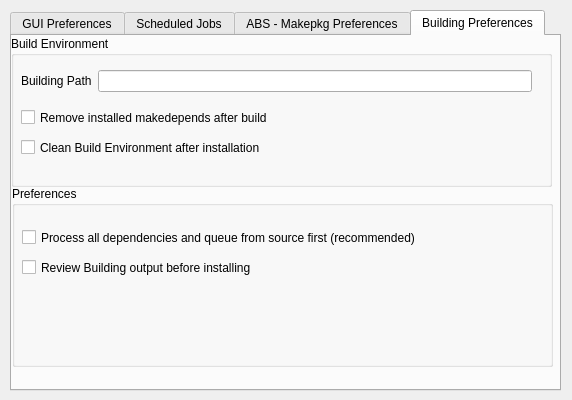
<ui version="4.0" >
 <class>Dialog</class>
 <widget class="QDialog" name="Dialog" >
  <property name="geometry" >
   <rect>
    <x>0</x>
    <y>0</y>
    <width>572</width>
    <height>400</height>
   </rect>
  </property>
  <property name="windowTitle" >
   <string>Dialog</string>
  </property>
  <widget class="QTabWidget" name="tabWidget" >
   <property name="geometry" >
    <rect>
     <x>10</x>
     <y>10</y>
     <width>551</width>
     <height>381</height>
    </rect>
   </property>
   <property name="currentIndex" >
    <number>3</number>
   </property>
   <widget class="QWidget" name="tab" >
    <attribute name="title" >
     <string>GUI Preferences</string>
    </attribute>
    <widget class="QGroupBox" name="groupBox" >
     <property name="geometry" >
      <rect>
       <x>0</x>
       <y>0</y>
       <width>541</width>
       <height>171</height>
      </rect>
     </property>
     <property name="title" >
      <string>Favourite Actions</string>
     </property>
     <property name="alignment" >
      <set>Qt::AlignLeading</set>
     </property>
     <widget class="QLabel" name="label" >
      <property name="geometry" >
       <rect>
        <x>10</x>
        <y>30</y>
        <width>181</width>
        <height>21</height>
       </rect>
      </property>
      <property name="text" >
       <string>When Upgrading System:</string>
      </property>
     </widget>
     <widget class="Line" name="line" >
      <property name="geometry" >
       <rect>
        <x>7</x>
        <y>90</y>
        <width>521</width>
        <height>20</height>
       </rect>
      </property>
      <property name="orientation" >
       <enum>Qt::Horizontal</enum>
      </property>
     </widget>
     <widget class="QLabel" name="label_2" >
      <property name="geometry" >
       <rect>
        <x>10</x>
        <y>110</y>
        <width>211</width>
        <height>18</height>
       </rect>
      </property>
      <property name="text" >
       <string>When Processing Queue</string>
      </property>
     </widget>
     <widget class="QCheckBox" name="checkBox" >
      <property name="geometry" >
       <rect>
        <x>30</x>
        <y>130</y>
        <width>311</width>
        <height>23</height>
       </rect>
      </property>
      <property name="text" >
       <string>Keep application running in System Tray only</string>
      </property>
     </widget>
     <widget class="QWidget" name="layoutWidget" >
      <property name="geometry" >
       <rect>
        <x>10</x>
        <y>60</y>
        <width>521</width>
        <height>27</height>
       </rect>
      </property>
      <layout class="QHBoxLayout" >
       <item>
        <widget class="QRadioButton" name="radioButton" >
         <property name="text" >
          <string>Upgrade Immediately</string>
         </property>
        </widget>
       </item>
       <item>
        <widget class="QRadioButton" name="radioButton_2" >
         <property name="text" >
          <string>Add Upgradeable Packages To Queue</string>
         </property>
        </widget>
       </item>
       <item>
        <widget class="QRadioButton" name="radioButton_3" >
         <property name="text" >
          <string>Ask</string>
         </property>
        </widget>
       </item>
      </layout>
     </widget>
    </widget>
    <widget class="QGroupBox" name="groupBox_2" >
     <property name="geometry" >
      <rect>
       <x>0</x>
       <y>160</y>
       <width>541</width>
       <height>161</height>
      </rect>
     </property>
     <property name="title" >
      <string>GUI Startup</string>
     </property>
     <widget class="QCheckBox" name="checkBox_2" >
      <property name="geometry" >
       <rect>
        <x>20</x>
        <y>50</y>
        <width>231</width>
        <height>23</height>
       </rect>
      </property>
      <property name="text" >
       <string>Start in the System Tray</string>
      </property>
     </widget>
    </widget>
   </widget>
   <widget class="QWidget" name="tab_2" >
    <attribute name="title" >
     <string>Scheduled Jobs</string>
    </attribute>
    <widget class="QGroupBox" name="groupBox_3" >
     <property name="geometry" >
      <rect>
       <x>-1</x>
       <y>-1</y>
       <width>541</width>
       <height>211</height>
      </rect>
     </property>
     <property name="title" >
      <string>When Application is in SysTray only</string>
     </property>
     <widget class="QCheckBox" name="checkBox_3" >
      <property name="geometry" >
       <rect>
        <x>20</x>
        <y>40</y>
        <width>191</width>
        <height>23</height>
       </rect>
      </property>
      <property name="text" >
       <string>Update Database</string>
      </property>
     </widget>
     <widget class="QLabel" name="label_3" >
      <property name="geometry" >
       <rect>
        <x>90</x>
        <y>70</y>
        <width>61</width>
        <height>18</height>
       </rect>
      </property>
      <property name="text" >
       <string>every</string>
      </property>
     </widget>
     <widget class="QSpinBox" name="spinBox" >
      <property name="geometry" >
       <rect>
        <x>140</x>
        <y>60</y>
        <width>61</width>
        <height>28</height>
       </rect>
      </property>
     </widget>
     <widget class="QLabel" name="label_4" >
      <property name="geometry" >
       <rect>
        <x>210</x>
        <y>70</y>
        <width>59</width>
        <height>18</height>
       </rect>
      </property>
      <property name="text" >
       <string>minutes</string>
      </property>
     </widget>
     <widget class="QLabel" name="label_5" >
      <property name="geometry" >
       <rect>
        <x>30</x>
        <y>110</y>
        <width>201</width>
        <height>18</height>
       </rect>
      </property>
      <property name="text" >
       <string>If upgrades are available:</string>
      </property>
     </widget>
     <widget class="QRadioButton" name="radioButton_4" >
      <property name="geometry" >
       <rect>
        <x>30</x>
        <y>140</y>
        <width>104</width>
        <height>25</height>
       </rect>
      </property>
      <property name="text" >
       <string>Just Notify</string>
      </property>
     </widget>
     <widget class="QRadioButton" name="radioButton_6" >
      <property name="geometry" >
       <rect>
        <x>160</x>
        <y>140</y>
        <width>241</width>
        <height>25</height>
       </rect>
      </property>
      <property name="text" >
       <string>Notify and add them to Queue</string>
      </property>
     </widget>
    </widget>
   </widget>
   <widget class="QWidget" name="tab_3" >
    <attribute name="title" >
     <string>ABS - Makepkg Preferences</string>
    </attribute>
    <widget class="QGroupBox" name="groupBox_4" >
     <property name="geometry" >
      <rect>
       <x>0</x>
       <y>0</y>
       <width>541</width>
       <height>131</height>
      </rect>
     </property>
     <property name="title" >
      <string>ABS Configuration</string>
     </property>
     <widget class="QRadioButton" name="radioButton_5" >
      <property name="geometry" >
       <rect>
        <x>20</x>
        <y>30</y>
        <width>341</width>
        <height>25</height>
       </rect>
      </property>
      <property name="text" >
       <string>Use supfiles that match your current repositories</string>
      </property>
     </widget>
     <widget class="QRadioButton" name="radioButton_7" >
      <property name="geometry" >
       <rect>
        <x>20</x>
        <y>60</y>
        <width>301</width>
        <height>25</height>
       </rect>
      </property>
      <property name="text" >
       <string>Define supfiles manually</string>
      </property>
     </widget>
     <widget class="QLineEdit" name="lineEdit" >
      <property name="geometry" >
       <rect>
        <x>30</x>
        <y>90</y>
        <width>351</width>
        <height>28</height>
       </rect>
      </property>
     </widget>
    </widget>
    <widget class="QGroupBox" name="groupBox_5" >
     <property name="geometry" >
      <rect>
       <x>0</x>
       <y>140</y>
       <width>541</width>
       <height>201</height>
      </rect>
     </property>
     <property name="title" >
      <string>Makepkg Configuration</string>
     </property>
     <widget class="QWidget" name="" >
      <property name="geometry" >
       <rect>
        <x>10</x>
        <y>30</y>
        <width>511</width>
        <height>161</height>
       </rect>
      </property>
      <layout class="QGridLayout" >
       <item row="0" column="0" >
        <widget class="QLabel" name="label_6" >
         <property name="text" >
          <string>CFlags</string>
         </property>
        </widget>
       </item>
       <item row="0" column="1" >
        <widget class="QLineEdit" name="lineEdit_2" />
       </item>
       <item row="1" column="0" >
        <widget class="QLabel" name="label_7" >
         <property name="text" >
          <string>CXXFlags</string>
         </property>
        </widget>
       </item>
       <item row="1" column="1" >
        <widget class="QLineEdit" name="lineEdit_3" />
       </item>
       <item row="2" column="0" >
        <widget class="QLabel" name="label_8" >
         <property name="text" >
          <string>BuildEnv</string>
         </property>
        </widget>
       </item>
       <item row="2" column="1" >
        <widget class="QLineEdit" name="lineEdit_4" />
       </item>
       <item row="3" column="0" >
        <widget class="QLabel" name="label_9" >
         <property name="text" >
          <string>Options</string>
         </property>
        </widget>
       </item>
       <item row="3" column="1" >
        <widget class="QLineEdit" name="lineEdit_5" />
       </item>
       <item row="4" column="0" >
        <widget class="QLabel" name="label_10" >
         <property name="text" >
          <string>Doc_Dirs</string>
         </property>
        </widget>
       </item>
       <item row="4" column="1" >
        <widget class="QLineEdit" name="lineEdit_6" />
       </item>
      </layout>
     </widget>
    </widget>
   </widget>
   <widget class="QWidget" name="tab_4" >
    <attribute name="title" >
     <string>Building Preferences</string>
    </attribute>
    <widget class="QGroupBox" name="groupBox_6" >
     <property name="geometry" >
      <rect>
       <x>-1</x>
       <y>0</y>
       <width>541</width>
       <height>151</height>
      </rect>
     </property>
     <property name="title" >
      <string>Build Environment</string>
     </property>
     <widget class="QCheckBox" name="checkBox_4" >
      <property name="geometry" >
       <rect>
        <x>10</x>
        <y>70</y>
        <width>291</width>
        <height>23</height>
       </rect>
      </property>
      <property name="text" >
       <string>Remove installed makedepends after build</string>
      </property>
     </widget>
     <widget class="QCheckBox" name="checkBox_7" >
      <property name="geometry" >
       <rect>
        <x>10</x>
        <y>100</y>
        <width>361</width>
        <height>23</height>
       </rect>
      </property>
      <property name="text" >
       <string>Clean Build Environment after installation</string>
      </property>
     </widget>
     <widget class="QWidget" name="" >
      <property name="geometry" >
       <rect>
        <x>10</x>
        <y>30</y>
        <width>511</width>
        <height>30</height>
       </rect>
      </property>
      <layout class="QHBoxLayout" >
       <item>
        <widget class="QLabel" name="label_11" >
         <property name="text" >
          <string>Building Path</string>
         </property>
        </widget>
       </item>
       <item>
        <widget class="QLineEdit" name="lineEdit_7" />
       </item>
      </layout>
     </widget>
    </widget>
    <widget class="QGroupBox" name="groupBox_7" >
     <property name="geometry" >
      <rect>
       <x>0</x>
       <y>150</y>
       <width>541</width>
       <height>181</height>
      </rect>
     </property>
     <property name="title" >
      <string>Preferences</string>
     </property>
     <widget class="QCheckBox" name="checkBox_5" >
      <property name="geometry" >
       <rect>
        <x>10</x>
        <y>40</y>
        <width>441</width>
        <height>23</height>
       </rect>
      </property>
      <property name="text" >
       <string>Process all dependencies and queue from source first (recommended)</string>
      </property>
     </widget>
     <widget class="QCheckBox" name="checkBox_6" >
      <property name="geometry" >
       <rect>
        <x>10</x>
        <y>70</y>
        <width>411</width>
        <height>23</height>
       </rect>
      </property>
      <property name="text" >
       <string>Review Building output before installing</string>
      </property>
     </widget>
    </widget>
   </widget>
  </widget>
 </widget>
 <resources/>
 <connections/>
</ui>
